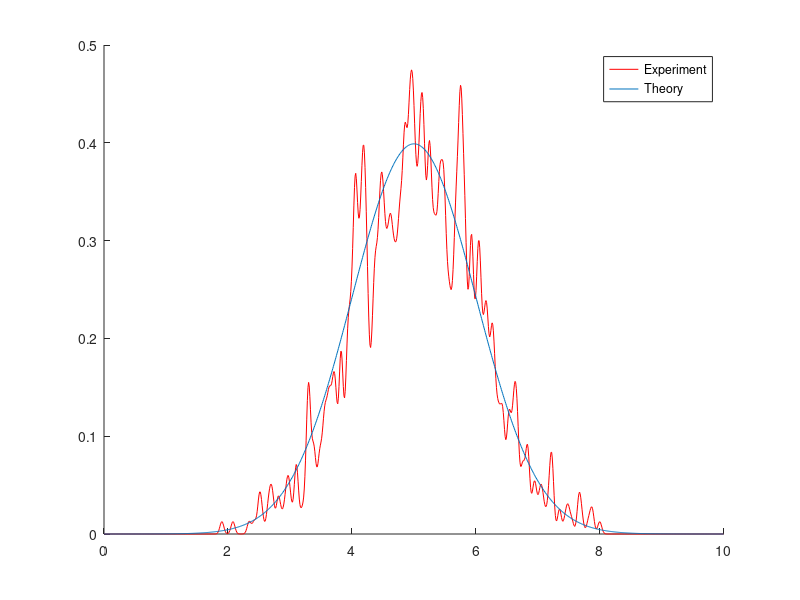
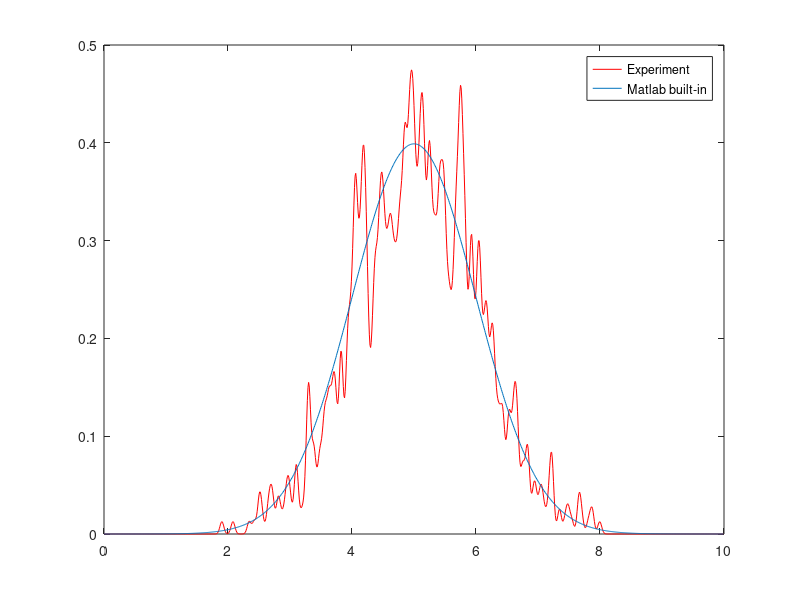
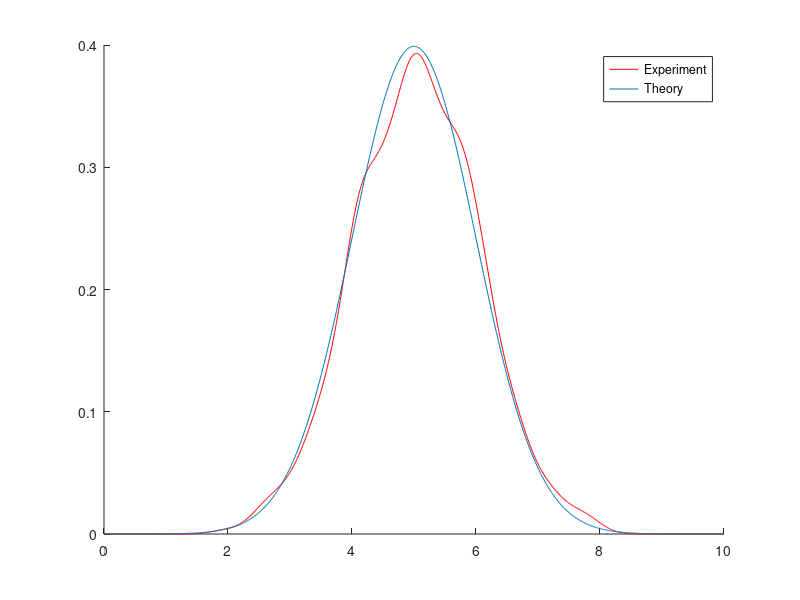
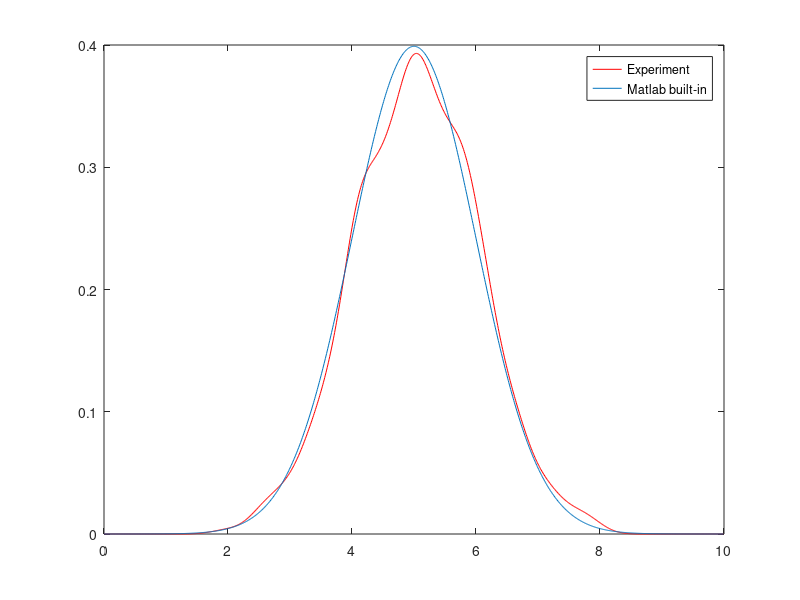

These figures' MATLAB source, in order:
n = 1000;

mu = 5;
sigma = 1;
x = 0:10/n:(10-1/n);
h = 1/sqrt(n);
% ГїГ¤Г°Г® ГЈГ ГіГ±Г±Г 
K = @(y) 1/sqrt(2*pi) * exp(-y^2/2);
% ГЈГҐГГҐГ°ГЁГ°ГіГҐГ¬ ГўГ»ГЎГ®Г°ГЄГі
X = randn([1 n]) * sigma + mu;
f_experiment = zeros(1, n);
% ГЋГ¶ГҐГГЄГ  ГЏГ Г°Г§ГҐГГ -ГђГ®Г§ГҐГГЎГ«Г ГІГІГ 
for i =1:n
    sum = 0;
    for j=1:n
        sum = sum + K((x(i) - X(j))/h);
    end
    i
    f_experiment(i) = sum/(n*h);
end
hold on;
plot(x, f_experiment, 'r');

f_theory = @(x) 1/(sigma * sqrt(2*pi)) * exp(-(x - mu).^2/(2*sigma^2));
plot(x, f_theory(x));
legend('Experiment', 'Theory');
figure;
plot(x, f_experiment, 'r');
hold on;
plot(x, normpdf(x, mu, sigma));
legend('Experiment', 'Matlab built-in');


%РґСЂСѓРіРѕРµ h_n
h = 7/sqrt(n);

for i =1:n
    sum = 0;
    for j=1:n
        sum = sum + K((x(i) - X(j))/h);
    end
    f_experiment(i) = sum/(n*h);
end
figure;
hold on;
plot(x, f_experiment, 'r');

f_theory = @(x) 1/(sigma * sqrt(2*pi)) * exp(-(x - mu).^2/(2*sigma^2));
plot(x, f_theory(x));
legend('Experiment', 'Theory');
figure;
plot(x, f_experiment, 'r');
hold on;
plot(x, normpdf(x, mu, sigma));
legend('Experiment', 'Matlab built-in');
